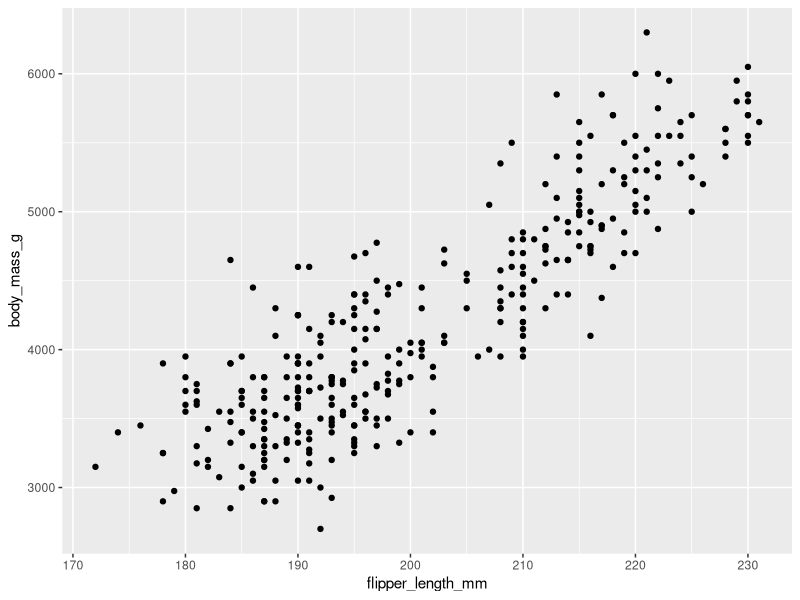
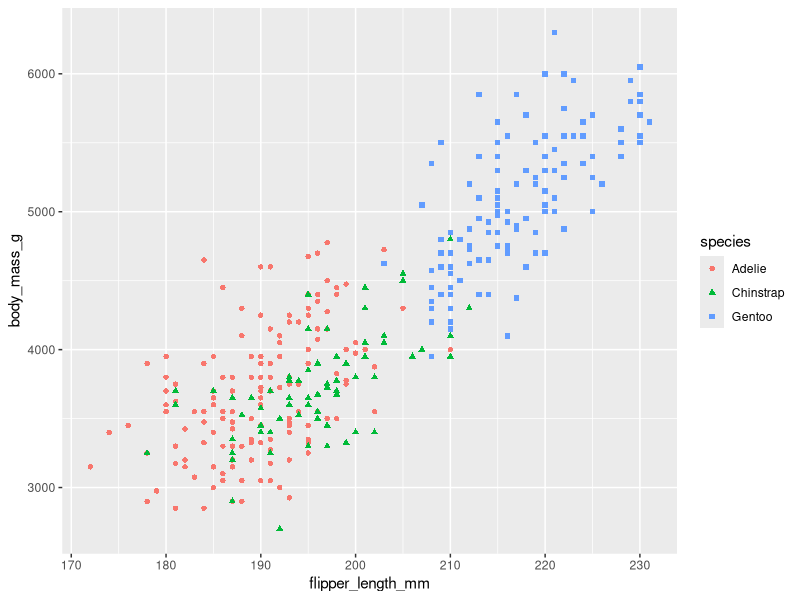
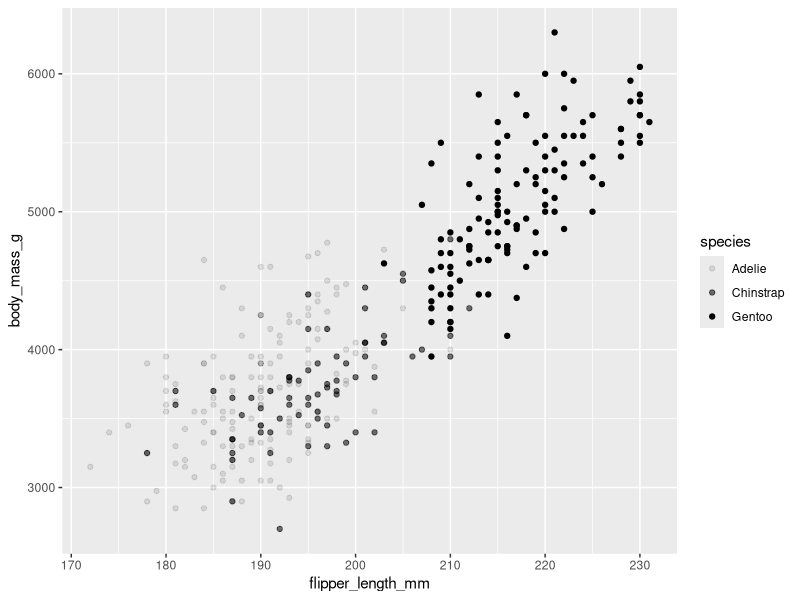
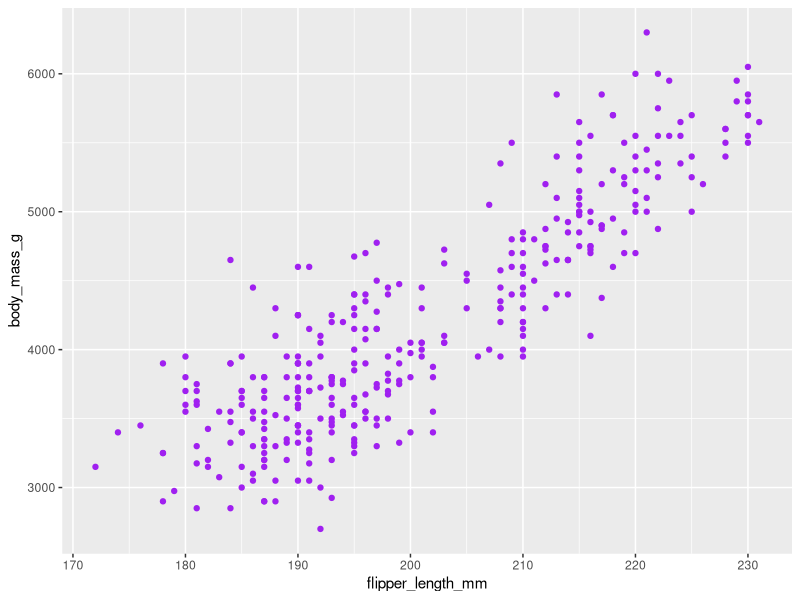
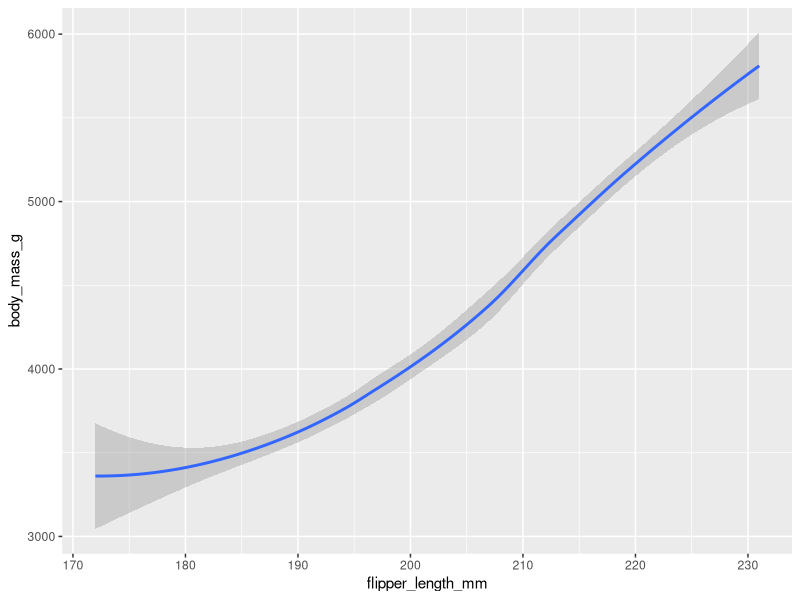
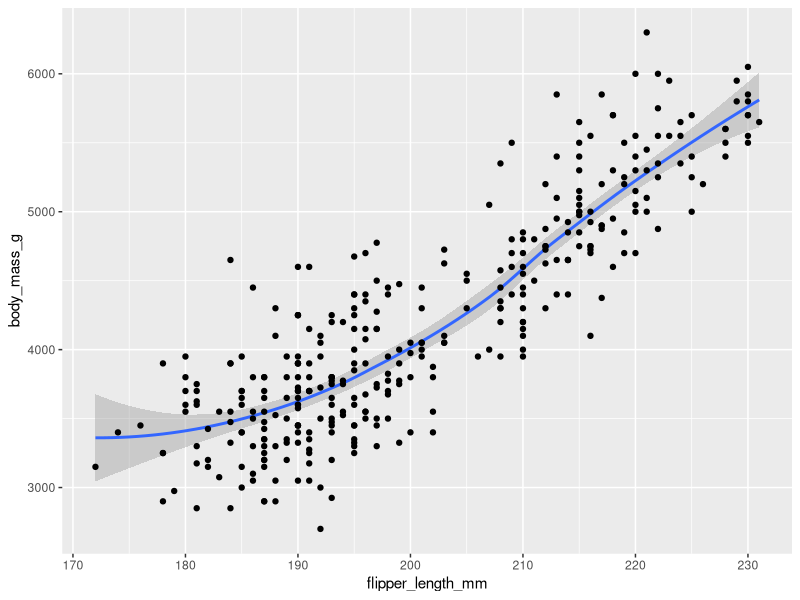
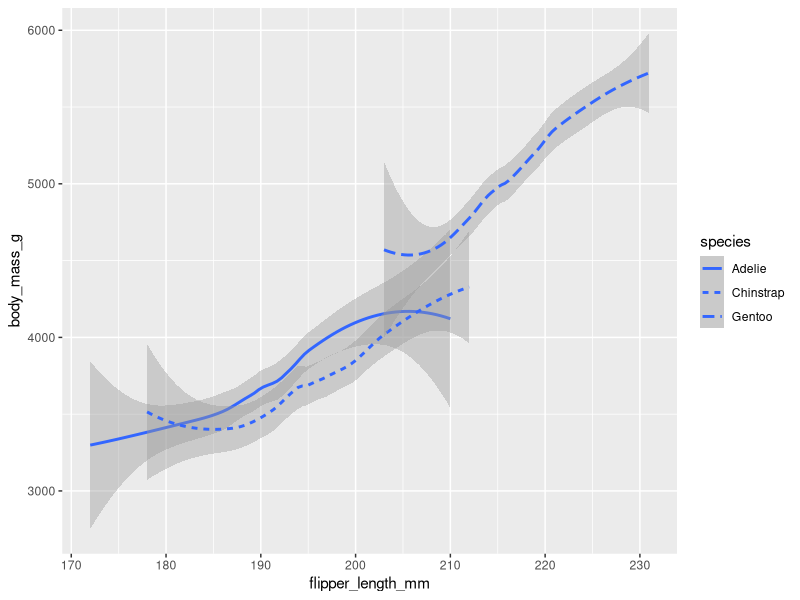
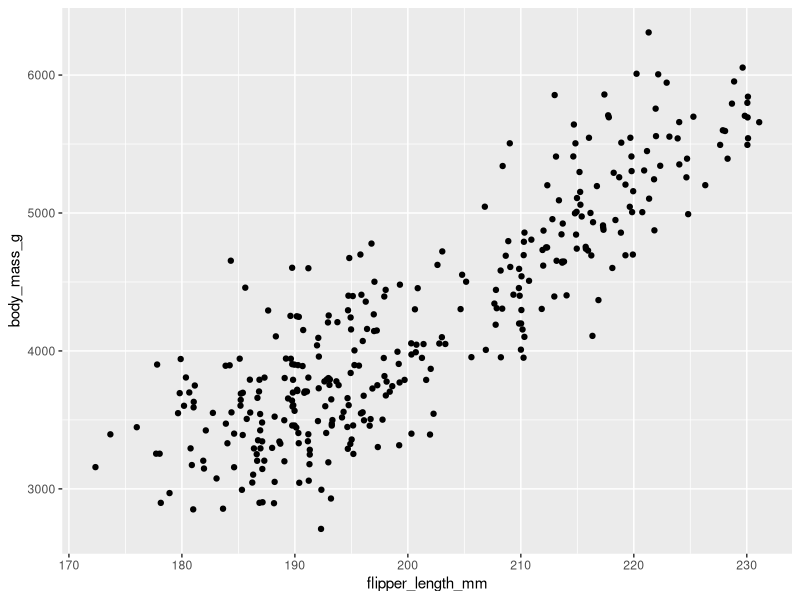

These figures' R source, in order:
# Importanto as bibliotecas 
library(ggplot2)
library(palmerpenguins)

# Criando um gráfco que relaciona massa corporal e tamanho das nadadeiras
ggplot(data = penguins) + geom_point(mapping = aes(x = flipper_length_mm, y = body_mass_g))

# Mudando a estética de cor e tipo de ponto do gráfico com aes()
ggplot(data = penguins) + geom_point(mapping = aes(x = flipper_length_mm, y = body_mass_g, color = species, shape = species))

# Usando a estética alpha para tons de cinza usada em gráficos densos
ggplot(data = penguins) + geom_point(mapping = aes(x = flipper_length_mm, y = body_mass_g, alpha = species))

# Todos os pontos para uma única cor 
ggplot(data = penguins) + geom_point(mapping = aes(x = flipper_length_mm, y = body_mass_g), color = 'purple')

# Criando um gráfico de linhas suaves
ggplot(data = penguins) + geom_smooth(mapping = aes(x = flipper_length_mm, y = body_mass_g))

# Juntando as duas camadas num mesmo gráfico
ggplot(data = penguins) + geom_smooth(mapping = aes(x = flipper_length_mm, y = body_mass_g)) + geom_point(mapping = aes(x = flipper_length_mm, y = body_mass_g))

# Mapa de linhas separados por especies
ggplot(data = penguins) + geom_smooth(mapping = aes(x = flipper_length_mm, y = body_mass_g, linetype = species))

# Cria gráfico de dispersão e adiciona ruído aleatório, usado para gráficos sobrecarregados
ggplot(data = penguins) + geom_jitter(mapping = aes(x = flipper_length_mm, y = body_mass_g))

# Criando um gráfico de barras com o dataset diamonds
ggplot(data = diamonds) + geom_bar(mapping = aes(x = cut, fill = cut))

# Ver a claridade em cada tipo de corte 
ggplot(data = diamonds) + geom_bar(mapping = aes(x = cut, fill = clarity))

# Criando um gráfco de faceta ou subplot, warp para única variável
ggplot(data = penguins) + geom_point(mapping = aes(x = flipper_length_mm, y = body_mass_g, color = species)) + facet_wrap(~species)
ggplot(data = diamonds) + geom_bar(mapping = aes(x = color, fill = cut)) + facet_wrap(~cut)

# Facetas com mais de uma variável, grid para divider verticalmente a primeira variável e horizontalmente a segunda
ggplot(data = penguins) + geom_point(mapping = aes(x = flipper_length_mm, y = body_mass_g, color = species)) + facet_grid(sex~species)
ggplot(data = penguins) + geom_point(mapping = aes(x = flipper_length_mm, y = body_mass_g, color = species)) + facet_grid(~sex)

# Adicionando título, subtítulo, legenda e anotações no gráfico
ggplot(data = penguins) + 
  geom_point(mapping = aes(x = flipper_length_mm, y = body_mass_g, color = species)) + 
  labs(title = "Pinguins de Palmer: Massa Corporal x Tamanho da Nadadeira", 
       subtitle = "Exemplo de três especies de pinguins", 
       caption = "Dados coletados pela Dra. Kristen Gorman") +
  annotate("text", x=220, y=3500, label="Gentoo é a maior especie.", color="purple", fontface="bold", size=3.5, angle=25) 
 
# Salvando a imagem do gráfico com ggsave, salva o somente o último gráfico feito
ggsave("Tres_Especies_Pinguins.png")

